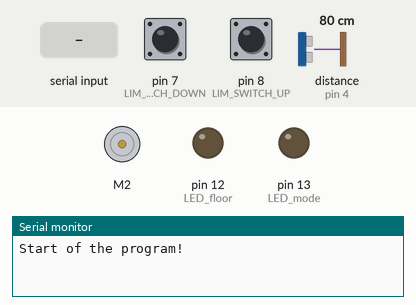
This sketch was run on a simulated Arduino Uno, built with avr-gcc and run on an emulated ATmega328P. Parts: DC motor (green arrow = forward, orange = backward, longer = faster), output pins drawn as LEDs (lit = HIGH), the last lines printed to the serial monitor. Wiring (inferred from the names in the program): ultrasonic range finder: trigger pin 5; echo pin 4. The test bench sets the inputs (shaded band); at power-on: distance to the obstacle (sensor on pin 4) 80 cm, pin 7 (LIM_SWITCH_DOWN) HIGH, pin 8 (LIM_SWITCH_UP) HIGH. The echo pulse lasts 58.3 µs per cm; pins used as bus, display or sensor lines are not drawn.

Above: at 1.2 s.
1.3 s: "a" received over Serial
At 1.9 s:
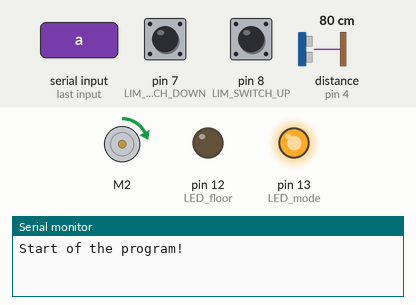
2.8 s: distance to the obstacle (sensor on pin 4) set to 2 cm
At 4.0 s:
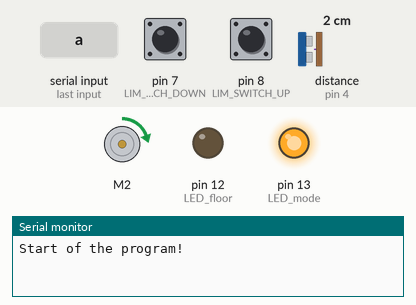
4.3 s: pin 7 (LIM_SWITCH_DOWN) pulled LOW for 0.15 s
At 4.6 s:
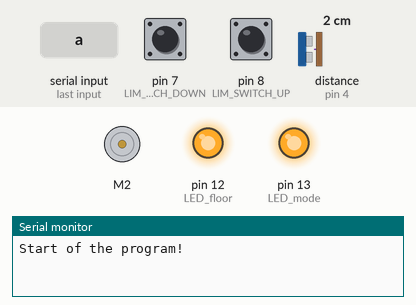
5.9 s: "1" received over Serial
At 6.4 s:
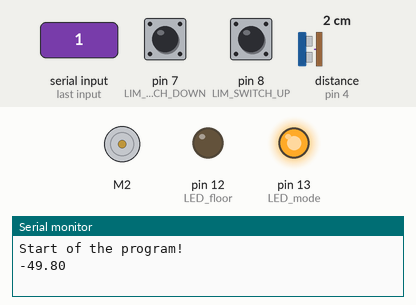
7.4 s: "b" received over Serial
At 8.8 s:
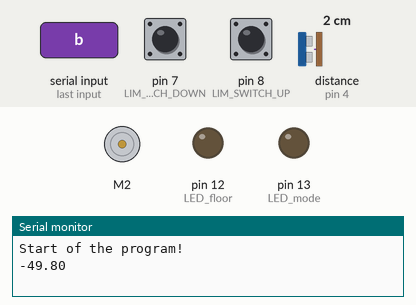
Timing chart, 0 to 9.9 s (numbered marks = the images above; inputs shaded):
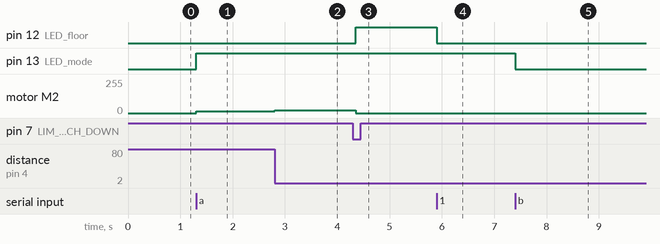

The sketch:

Feedback2.ino
```cpp
#include <GyverMotor.h>
#include <ezButton.h>
#define MOTOR_IN 2
#define MOTOR_PWM 3
#define HC_ECHO 4
#define HC_TRIG 5
#define LIM_SWITCH_UP 8
#define LIM_SWITCH_DOWN 7
#define LED_mode 13
#define LED_floor 12

GMotor motor(DRIVER2WIRE, MOTOR_IN, MOTOR_PWM, HIGH);
ezButton limitSwitch_UP(LIM_SWITCH_UP);
ezButton limitSwitch_DOWN(LIM_SWITCH_DOWN);

//Initial state and command
int state = -1; // Elevator is anywhere
char command = 'b'; //OFF mode

//Height of the floor
float height0 = 82.0;
float height1 = 51.5;
float height2 = 18.0;

//Sensor measurement
float dist = 0;

bool flag1 = false, flag2 = false, flag3 = false;

void setup() {
  //PWM 10 bit (Pins D3 and D11 - 31.4 KHz) to avoid "beeping"
  TCCR2B = 0b00000001;  // x1
  TCCR2A = 0b00000001;  // phase correct
  //Activate 10-bit Mode
  motor.setResolution(10);

  //Key on start!
  motor.setMode(FORWARD);

  //Setup Serial Monitor
  Serial.begin(9600);
  Serial.println("Start of the program!");

  //Built-in LED to show ON/OFF mode
  pinMode(LED_mode, OUTPUT);
  pinMode(LED_floor, OUTPUT);

  //Distance sensor
  pinMode(HC_TRIG, OUTPUT);
  pinMode(HC_ECHO, INPUT);

  //Set debounce time of Limit switches
  limitSwitch_DOWN.setDebounceTime(50);
  limitSwitch_UP.setDebounceTime(50);
}

void loop() {
  //Handle signals from limit switches
  limitSwitch_DOWN.loop();
  limitSwitch_UP.loop();

  //Emergency case (RED BUTTON)
  if (limitSwitch_UP.getState() == LOW) {
    stop();
    digitalWrite(LED_mode, LOW);
    digitalWrite(LED_floor, LOW);
    state = -1;
    command = 'b';
    if (flag1 == false) {
      // Serial.println("RED BUTTON!");
      flag1 = true;
    }
  }

  // else if (limitSwitch_DOWN.getState() == LOW) {
  //   stop();
  //   digitalWrite(LED_mode, LOW);
  //   digitalWrite(LED_floor, LOW);
  //   state = -1;
  //   command = 'b';
  // }

  //Read commands from the app
  else if (Serial.available())
    command = Serial.read();

  //Read the Distance sensor (every 100ms)
  static uint32_t tmr_dist = 0;
  if (millis() - tmr_dist >= 100) {
    tmr_dist = millis();
    dist = getDist();
    // Serial.println(dist);
  }

  //OFF -> ON (go Home)
  if (command == 'a' && state == -1) {
    digitalWrite(LED_mode, HIGH);
    if (flag2 == false) {
      // Serial.println("ON mode");
      flag2 = true;
      flag3 = false;
      flag1 = false;
    }
    goHome();
  }

  //ON -> OFF (stop)
  else if (command == 'b') {
    stop();
    digitalWrite(LED_mode, LOW);
    digitalWrite(LED_floor, LOW);
    state = -1;
    if (flag3 == false) {
      // Serial.println("OFF mode");
      flag3 = true;
      flag2 = false;
    }
  }

  //FIRST or SECOND floor -> GROUND floor
  else if (command == '0' && (state == 1 || state == 2)) {
    goHome();
  }

  else if (command == '1') {
    //GROUND floor -> FIRST floor
    if (state == 0) {
      float err = dist - height1;
      Serial.println(err);
      if (err > 10) {goUp(9);}
      else if (err > 5) {goUp(8);}
      else if (err > 0) {goUp(7);}
      else {
        stop();
        digitalWrite(LED_floor, LOW);
        state = 1;
        // Serial.println("1-st floor");
      }
    }
    //SECOND floor -> FIRST floor
    else if (state == 2) {
      float err = height1 - dist;
      Serial.println(err);
      if (err > 10) {goDown(8);}
      else if (err > 5) {goDown(7);}
      else if (err > 0) {goDown(6);}
      else {
        stop();
        digitalWrite(LED_floor, LOW);
        state = 1;
        // Serial.println("1-st floor");
      }
    }
  }

  //GROUND or FIRST floor -> SECOND floor
  else if (command == '2' && (state == 0 || state == 1)) {
    float err = dist - height2;
    Serial.println(err);
    if (err > 10) {goUp(9);}
    else if (err > 5) {goUp(8);}
    else if (err > 0) {goUp(7);}
    else {
      stop();
      digitalWrite(LED_floor, HIGH);
      state = 2;
      // Serial.println("2-nd floor");
    }
  }

  // else if (command == 'd') {
  //   // Serial.println(getDist());
  //   command = 'b';
  // }
}

void goUp(int duty_cycle) {
  float u = 1024/100 * duty_cycle;
  motor.setSpeed(u);
}

void goDown(int duty_cycle) {
  float u = 1024/100 * duty_cycle;
  motor.setSpeed(-u);
}

void stop() {
  motor.setSpeed(0);
}

//Go Home (GROUND floor)
void goHome() {
  if (limitSwitch_DOWN.getState() == HIGH) {
    float err = height0 - dist;
    // Serial.println(err);
    if (err > 15) {goDown(9);}
    else if (err > 10) {goDown(8);}
    else if (err > 5) {goDown(7);}
    else {goDown(6);}
  }
  else {
    stop();
    digitalWrite(LED_floor, HIGH);
    state = 0;
    command = '0';
    // Serial.println("Ground floor");
  }
}

float getDist() {
  digitalWrite(HC_TRIG, HIGH);
  delayMicroseconds(10);    // impulse 10 mcs
  digitalWrite(HC_TRIG, LOW);
  uint32_t us = pulseIn(HC_ECHO, HIGH); // calculate the time of returning impulse
  return (us / 58.3);   // calculate the distance
}
```

Measured:
- after the input at 1.3 s, pin 13 (LED_mode): LOW → HIGH at once; motor M2: stopped → forward 14/255 at once
- after the input at 2.8 s, motor M2: forward 14/255 → forward 22/255 at once
- after the input at 4.3 s, pin 12 (LED_floor): LOW → HIGH after 0.05 s; motor M2: forward 22/255 → stopped after 0.05 s
- after the input at 5.9 s, pin 12 (LED_floor): HIGH → LOW at once
- after the input at 7.4 s, pin 13 (LED_mode): HIGH → LOW at once
